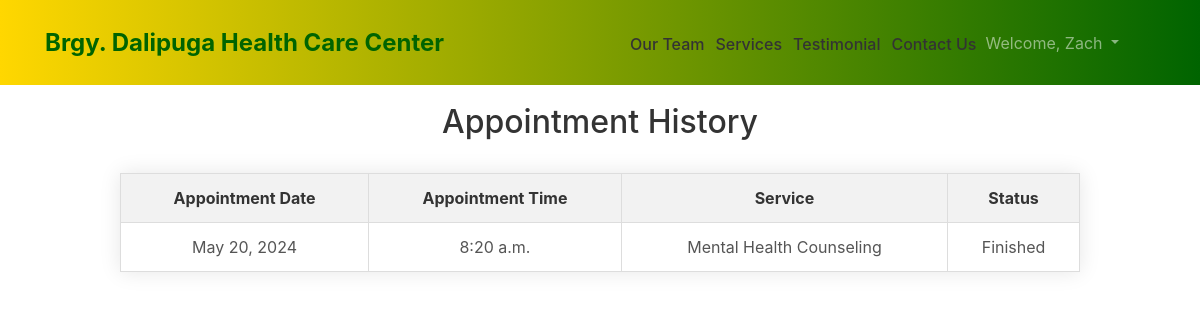
The page /inbox/ (signed in) on the database its author committed.
### Appointment/models.py (models this page shows, shortened)
class Appointment(models.Model):
    first_name = models.CharField(max_length=50)
    last_name = models.CharField(max_length=50)
    age = models.IntegerField(max_length=50, null=True, blank=True)
    email = models.CharField(max_length=50, unique=True)
    phone = models.CharField(max_length=50)
    request = models.TextField(max_length=50,blank=True)
    service_id = models.TextField(max_length=50,blank=True)
    sent_date = models.DateField(auto_now_add=True)
    permanent_address = models.TextField(max_length=100,blank=True)
    accepted = models.TextField(max_length=50,default=False)
    accepted_date = models.DateField(auto_now_add=False, null=True, blank=True)
    appointment_date = models.DateField(auto_now_add=True, null=True, blank=True)
    appointment_time = models.TimeField(auto_now_add=True, null=True, blank=True)
    class Meta:
        ordering = ["-sent_date"] # Order by sent_date in descending order

### Appointment/views.py (the view)
# urls.py: path('inbox/', user_inbox, name='inbox'),
@login_required
def user_inbox(request):
    user_email = request.user.email
    appointments = Appointment.objects.filter(email=user_email)
    return render(request, 'residents_inbox.html', {'appointments': appointments})

### Appointment/templates/residents_inbox.html (shortened to what this page needs)
{% extends 'base.html' %}
{% load static %}
{% block content %}
<body>
    <h2>Appointment History</h2>
    <table>
        <thead>
            <tr>
                <th>Appointment Date</th>
                <th>Appointment Time</th>
                <th>Service</th>
                <th>Status</th>
            </tr>
        </thead>
        <tbody>
            {% for appointment in appointments %}
            <tr>
                <td>{{ appointment.appointment_date }}</td>
                <td>{{ appointment.appointment_time }}</td>
                <td>{{ appointment.service_id }}</td>
                <td>{{ appointment.accepted }}</td>
            </tr>
            {% empty %}
            <tr>
                <td colspan="4">No appointment history found.</td>
            </tr>
            {% endfor %}
        </tbody>
    </table>
</body>
{% endblock content %}

### Appointment/templates/base.html (shortened to what this page needs)
{% load static %}
<!DOCTYPE html>
<html lang="en">
<head>
  <link href="{% static 'css/bootstrap.min.css' %}" rel="stylesheet">
  <link rel="stylesheet" href="https://cdnjs.cloudflare.com/ajax/libs/font-awesome/5.15.3/css/all.min.css">
  <link rel="stylesheet" href="{% static 'css/styles.css' %}" />
</head>
<body>
  <nav class="navbar navbar-dark navbar-expand-md navigation-clean-search">
    <div class="container">
      <a class="navbar-brand" href="{% url 'home' %}"> Brgy. Dalipuga Health Care Center</a>
      <div class="collapse navbar-collapse" id="navcol-1">
        <ul class="nav navbar-nav">
          <li class="nav-item" role="presentation">
            <a class="nav-link active" href="#team">Our Team</a>
          </li>
          <li class="nav-item" role="presentation">
            <a class="nav-link active" href="#services">Services</a>
          </li>
          <li class="nav-item" role="presentation">
            <a class="nav-link active" href="#reviews">Testimonial</a>
          </li>
          <li class="nav-item" role="presentation">
            <a class="nav-link active" href="#contact">Contact Us</a>
          </li>
          {% if request.user.is_authenticated %}
          <li class="nav-item dropdown">
            <a class="nav-link dropdown-toggle" href="#" id="navbarDropdownMenuLink" role="button" data-bs-toggle="dropdown" aria-expanded="false">
              Welcome, {{ request.user.first_name|default:request.user.username }}
            </a>
          </li>
          {% else %}
          <li class="nav-item" role="presentation">
            <a class="nav-link active" href="login">Login/Register</a>
          </li>
          {% endif %}
        </ul>
      </div>
    </div>
  </nav>
  {% block content %}{% endblock content %}
</body>
</html>

### Appointment/static/css/styles.css (style rules this page uses)
@media (min-width: 768px) { .navbar-nav>li>a { padding-top: 10px; padding-bottom: 10px; } }

### Appointment/templates/base.html (style rules this page uses)
.nav-link { padding: .5rem 1rem; }

### Appointment/templates/residents_inbox.html (style rules this page uses)
h1, h2 { text-align: center; color: #333; }
table { width: 80%; margin: 20px auto; border-collapse: collapse; box-shadow: 0 0 20px rgba(0, 0, 0, 0.1); }
th, td { padding: 12px; background-color: #fff; border: 1px solid #ddd; text-align: center; }
th { background-color: #f2f2f2; color: #333; }
td { color: #555; }

### rows shown on the page
Appointment: appointment_date "May 20, 2024", appointment_time "8:20 a.m.", service_id "Mental Health Counseling", accepted "Finished"

### other values the page prints
{{ request.user.first_name|default:request.user.username }} "Zach"
